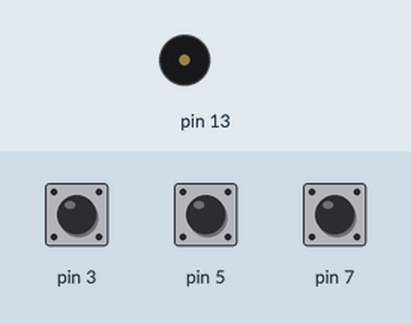
This sketch was run on a simulated Arduino Uno, built with avr-gcc and run on an emulated ATmega328P. Parts: buzzer (waves = sounding). The inputs (shaded band) are chosen by the test bench; at power-on: pin 3 HIGH, pin 5 HIGH, pin 7 HIGH. What the sketch prints to the serial monitor is not drawn.

Above: at 1.2 s.
1.3 s: pin 3 pulled LOW for 0.15 s
At 1.8 s:
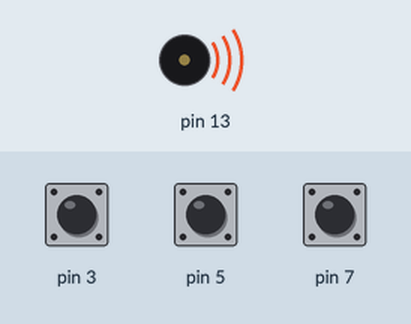
3.4 s: pin 3 pulled LOW for 3.2 s
At 8.3 s:
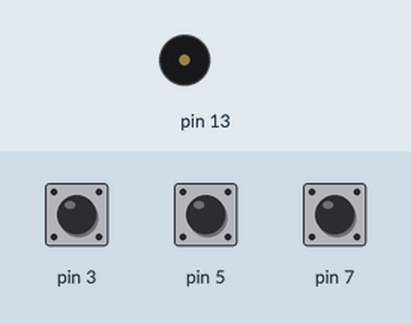
8.6 s: pin 5 pulled LOW for 3.2 s
At 9.5 s:
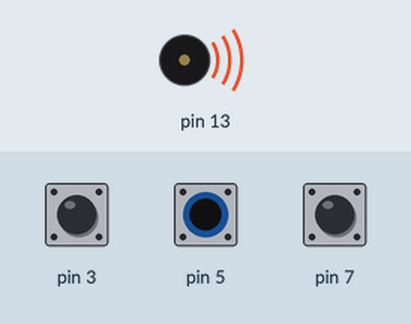
Timing chart, 0 to 13.8 s (numbered marks = the images above; inputs shaded):
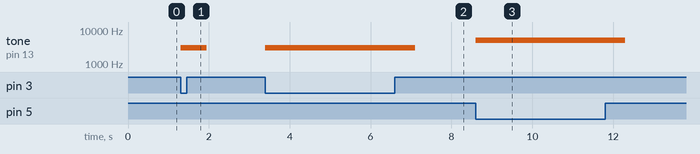

The sketch:

buzzer.ino
```cpp
int i,j,k;
void setup()
{Serial.begin(115200);
pinMode(3,INPUT_PULLUP);
pinMode(7,INPUT_PULLUP);
pinMode(5,INPUT_PULLUP);
pinMode(13,OUTPUT);
}
void loop(){
  if(digitalRead(3)==LOW)
  {
    i=1;
    Serial.println(i);
    tone(13,3000,500);
  }
  else if(digitalRead(5)==LOW)
  {
    j=2;
    Serial.println(j);
    tone(13,5000,500);
  }
  else if(digitalRead(7)==LOW)
  {
    k=3;
    Serial.println(k);
    tone(13,10000,500);
  }
  else
  {
    digitalWrite(13,LOW);
  }
}
```

Measured:
- after the input at 1.3 s, tone on pin 13: silent → 3000 Hz at once, → silent 0.65 s later
- after the input at 3.4 s, tone on pin 13: silent → 3000 Hz at once, → silent 3.7 s later
- after the input at 8.6 s, tone on pin 13: silent → 5000 Hz at once, → silent 3.7 s later
